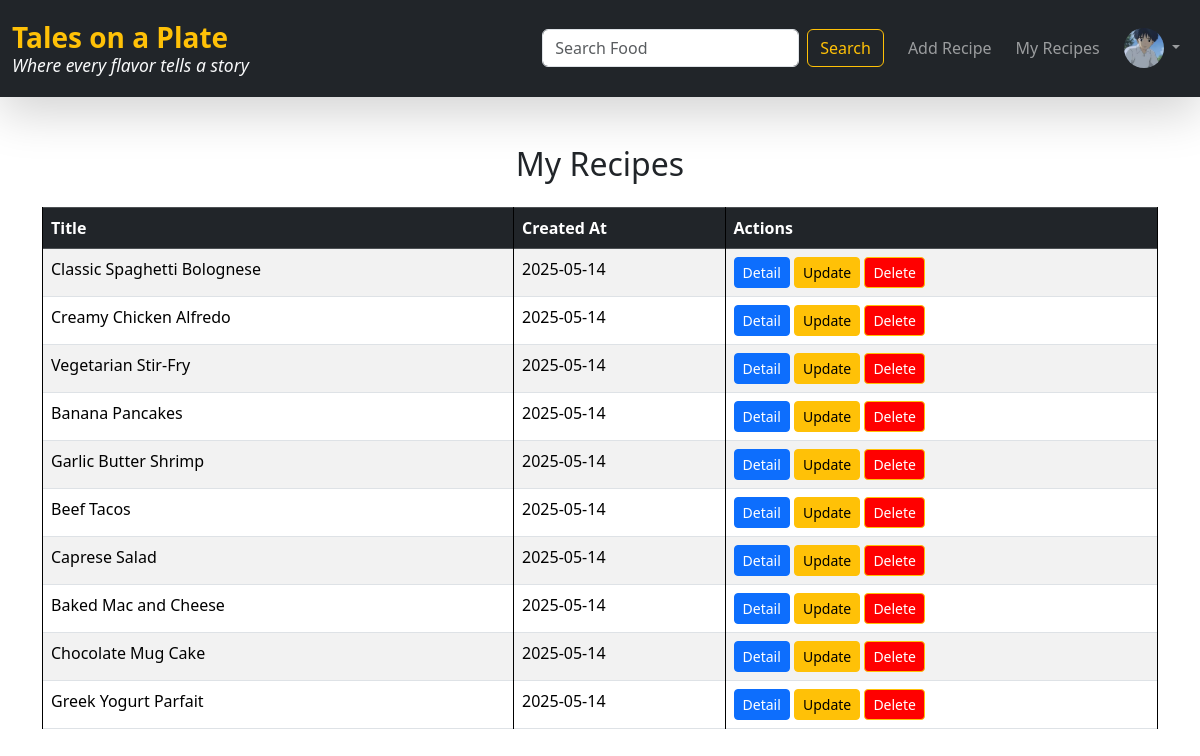
Screenshot of /my-recipes/ (signed in) with the database file from the repository.
### recipe/models.py (models this page shows, shortened)
class UserProfile(models.Model):
    user = models.OneToOneField(User, on_delete=models.CASCADE, related_name='profile')
    bio = models.TextField(blank=True, null=True)
    profile_picture = models.ImageField(upload_to='profile_pics/', blank=True, null=True)
    location = models.CharField(max_length=100, blank=True)

class Recipe(models.Model):
    title = models.CharField(max_length=200)
    description = models.TextField()
    ingredients = models.TextField(help_text="List ingredients, one per line")
    instructions = models.TextField(help_text="Step-by-step instructions")
    cooking_time = models.PositiveIntegerField(help_text="Time in minutes")
    servings = models.CharField(max_length=20)
    image = models.ImageField(upload_to='recipes/')
    story = models.TextField(help_text="The story behind the recipe", blank=True, null=True)
    created_at = models.DateTimeField(auto_now_add=True)
    updated_at = models.DateTimeField(auto_now=True)
    author = models.ForeignKey(User, on_delete=models.CASCADE, related_name='recipes')
    is_published = models.BooleanField(default=True)

### recipe/views.py (the view)
# urls.py: path('my-recipes/', my_recipes, name='my_recipes'),
@login_required
def my_recipes(request):
    recipes = Recipe.objects.filter(author=request.user)
    return render(request, 'my_recipes.html', {'recipes': recipes})

### recipe/templates/my_recipes.html
{% extends 'base.html' %}
{% block start %}
<div class="container mt-5">
  <h2 class="mb-4 text-center">My Recipes</h2>
  {% if recipes %}
    <table class="table table-bordered table-striped">
      <thead class="table-dark">
        <tr>
          <th>Title</th>
          <th>Created At</th>
          <th>Actions</th>
        </tr>
      </thead>
      <tbody>
        {% for recipe in recipes %}
        <tr>
          <td>{{ recipe.title }}</td>
          <td>{{ recipe.created_at|date:"Y-m-d" }}</td>
          <td>
            <a href="{% url 'recipe_detail' recipe.id %}" class="btn btn-sm btn-primary">Detail</a>
            <a href="{% url 'update_recipe' recipe.id %}" class="btn btn-sm btn-warning">Update</a>
            <a href="{% url 'delete_recipe' recipe.id %}" class="btn btn-sm btn-warning" style="color: white; background-color: red;">Delete</a>
          </td>
        </tr>
        {% endfor %}
      </tbody>
    </table>
  {% else %}
    <p class="text-center">You haven’t created any recipes yet.</p>
  {% endif %}
</div>
{% endblock %}

### recipe/templates/base.html (shortened to what this page needs)
<!DOCTYPE html>
<html lang="en">
  <head>
    <link href="https://cdn.jsdelivr.net/npm/bootstrap@5.3.5/dist/css/bootstrap.min.css" rel="stylesheet">
  </head>
  <body>
    <nav class="navbar navbar-expand-lg navbar-dark bg-dark shadow-lg py-3">
      <div class="container-fluid">
        <a class="navbar-brand d-flex flex-column"
          href="{% if request.user.is_authenticated and request.path != '/login/' and request.path != '/register/' %}/home{% else %}/{% endif %}"
          style="line-height: 1.2;">
          <span class="fs-3 fw-bold text-warning">Tales on a Plate</span>
          <small class="text-light fst-italic">Where every flavor tells a story</small>
        </a>
        <div class="collapse navbar-collapse" id="navbarNav">
          {% if request.user.is_authenticated %}
            <form class="d-flex ms-auto me-3" method="GET" action="/home">
              <input class="form-control me-2" type="search" name="search" placeholder="Search Food" aria-label="Search">
              <button class="btn btn-outline-warning" type="submit">Search</button>
            </form>
            <ul class="navbar-nav">
              <li class="nav-item d-flex align-items-center">
                <a class="nav-link btn btn-outline-warning me-2" href="/recipes">Add Recipe</a>
              </li>
              <li class="nav-item d-flex align-items-center">
                <a class="nav-link btn btn-outline-warning me-2" href="{% url 'my_recipes' %}">My Recipes</a>
              </li>
              <li class="nav-item dropdown">
                <a class="nav-link dropdown-toggle" href="#" id="profileDropdown" role="button" data-bs-toggle="dropdown" aria-expanded="false">
                  {% if request.user.profile.profile_picture %}
                    <img src="{{ request.user.profile.profile_picture.url }}" alt="Profile" class="profile-img">
                  {% else %}
                    <img src="https://via.placeholder.com/40" alt="Profile" class="profile-img">
                  {% endif %}
                </a>
              </li>
          {% endif %}
        </div>
      </div>
    </nav>
    {% block start %}
    {% endblock %}
  </body>
</html>

### recipe/templates/base.html (style rules this page uses)
table, th, td { border: 1px solid black; }
.profile-img { width: 40px; height: 40px; border-radius: 50%; object-fit: cover; }

### rows the page displays
Recipe: title "Classic Spaghetti Bolognese", created_at "2025-05-14"
Recipe: title "Creamy Chicken Alfredo", created_at "2025-05-14"
Recipe: title "Vegetarian Stir-Fry", created_at "2025-05-14"
Recipe: title "Banana Pancakes", created_at "2025-05-14"
Recipe: title "Garlic Butter Shrimp", created_at "2025-05-14"
Recipe: title "Beef Tacos", created_at "2025-05-14"
Recipe: title "Caprese Salad", created_at "2025-05-14"
Recipe: title "Baked Mac and Cheese", created_at "2025-05-14"
Recipe: title "Chocolate Mug Cake", created_at "2025-05-14"
Recipe: title "Greek Yogurt Parfait", created_at "2025-05-14"
